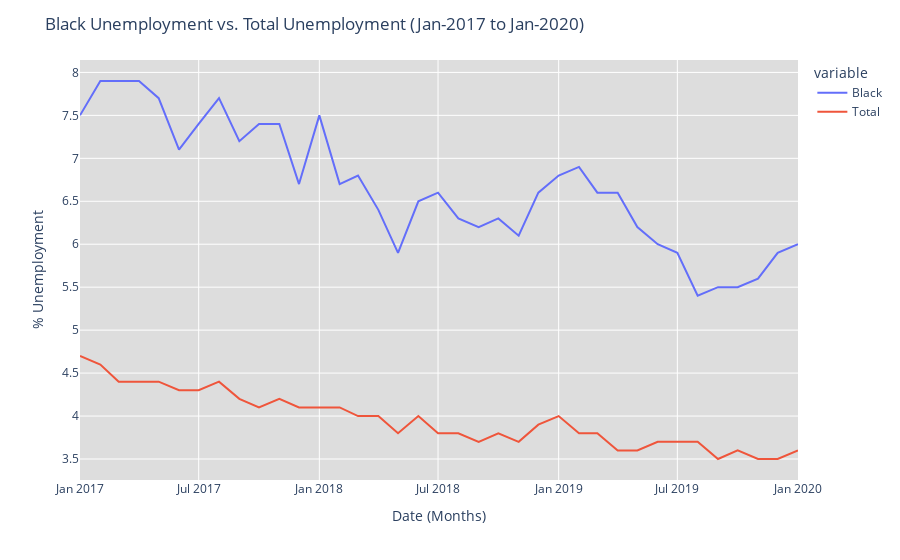

Notebook code cell kept with this figure:
### Code cell
#Plot of Black Unemployment vs. Total Unemployment
fig = px.line(dfDT,x='Month', y=['Black', 'Total'])
fig.update_layout(
    xaxis_title = 'Date (Months)',
    yaxis_title = '% Unemployment',
    title = 'Black Unemployment vs. Total Unemployment (Jan-2017 to Jan-2020)',
    plot_bgcolor = '#ddd'
    )
fig.show()

### Figure 1 — Plotly figure (JSON) as saved in the notebook; plotly's stock layout.template omitted (floating-point values rounded to 4 significant figures)
{"data": [{"hovertemplate": "variable=Black<br>Month=%{x}<br>value=%{y}<extra></extra>", "legendgroup": "Black", "line": {"color": "#636efa", "dash": "solid"}, "mode": "lines", "name": "Black", "orientation": "v", "showlegend": true, "type": "scatter", "x": ["2017-01-01T00:00:00", "2017-02-01T00:00:00", "2017-03-01T00:00:00", "2017-04-01T00:00:00", "2017-05-01T00:00:00", "2017-06-01T00:00:00", "2017-07-01T00:00:00", "2017-08-01T00:00:00", "2017-09-01T00:00:00", "2017-10-01T00:00:00", "2017-11-01T00:00:00", "2017-12-01T00:00:00", "2018-01-01T00:00:00", "2018-02-01T00:00:00", "2018-03-01T00:00:00", "2018-04-01T00:00:00", "2018-05-01T00:00:00", "2018-06-01T00:00:00", "2018-07-01T00:00:00", "2018-08-01T00:00:00", "2018-09-01T00:00:00", "2018-10-01T00:00:00", "2018-11-01T00:00:00", "2018-12-01T00:00:00", "2019-01-01T00:00:00", "2019-02-01T00:00:00", "2019-03-01T00:00:00", "2019-04-01T00:00:00", "2019-05-01T00:00:00", "2019-06-01T00:00:00", "2019-07-01T00:00:00", "2019-08-01T00:00:00", "2019-09-01T00:00:00", "2019-10-01T00:00:00", "2019-11-01T00:00:00", "2019-12-01T00:00:00", "2020-01-01T00:00:00"], "xaxis": "x", "y": [7.5, 7.9, 7.9, 7.9, 7.7, 7.1, 7.4, 7.7, 7.2, 7.4, 7.4, 6.7, 7.5, 6.7, 6.8, 6.4, 5.9, 6.5, 6.6, 6.3, 6.2, 6.3, 6.1, 6.6, 6.8, 6.9, 6.6, 6.6, 6.2, 6, 5.9, 5.4, 5.5, 5.5, 5.6, 5.9, 6], "yaxis": "y"}, {"hovertemplate": "variable=Total<br>Month=%{x}<br>value=%{y}<extra></extra>", "legendgroup": "Total", "line": {"color": "#EF553B", "dash": "solid"}, "mode": "lines", "name": "Total", "orientation": "v", "showlegend": true, "type": "scatter", "x": ["2017-01-01T00:00:00", "2017-02-01T00:00:00", "2017-03-01T00:00:00", "2017-04-01T00:00:00", "2017-05-01T00:00:00", "2017-06-01T00:00:00", "2017-07-01T00:00:00", "2017-08-01T00:00:00", "2017-09-01T00:00:00", "2017-10-01T00:00:00", "2017-11-01T00:00:00", "2017-12-01T00:00:00", "2018-01-01T00:00:00", "2018-02-01T00:00:00", "2018-03-01T00:00:00", "2018-04-01T00:00:00", "2018-05-01T00:00:00", "2018-06-01T00:00:00", "2018-07-01T00:00:00", "2018-08-01T00:00:00", "2018-09-01T00:00:00", "2018-10-01T00:00:00", "2018-11-01T00:00:00", "2018-12-01T00:00:00", "2019-01-01T00:00:00", "2019-02-01T00:00:00", "2019-03-01T00:00:00", "2019-04-01T00:00:00", "2019-05-01T00:00:00", "2019-06-01T00:00:00", "2019-07-01T00:00:00", "2019-08-01T00:00:00", "2019-09-01T00:00:00", "2019-10-01T00:00:00", "2019-11-01T00:00:00", "2019-12-01T00:00:00", "2020-01-01T00:00:00"], "xaxis": "x", "y": [4.7, 4.6, 4.4, 4.4, 4.4, 4.3, 4.3, 4.4, 4.2, 4.1, 4.2, 4.1, 4.1, 4.1, 4, 4, 3.8, 4, 3.8, 3.8, 3.7, 3.8, 3.7, 3.9, 4, 3.8, 3.8, 3.6, 3.6, 3.7, 3.7, 3.7, 3.5, 3.6, 3.5, 3.5, 3.6], "yaxis": "y"}], "layout": {"legend": {"title": {"text": "variable"}, "tracegroupgap": 0}, "margin": {"t": 60}, "plot_bgcolor": "#ddd", "title": {"text": "Black Unemployment vs. Total Unemployment (Jan-2017 to Jan-2020)"}, "xaxis": {"anchor": "y", "domain": [0, 1], "title": {"text": "Date (Months)"}}, "yaxis": {"anchor": "x", "domain": [0, 1], "title": {"text": "% Unemployment"}}}}
